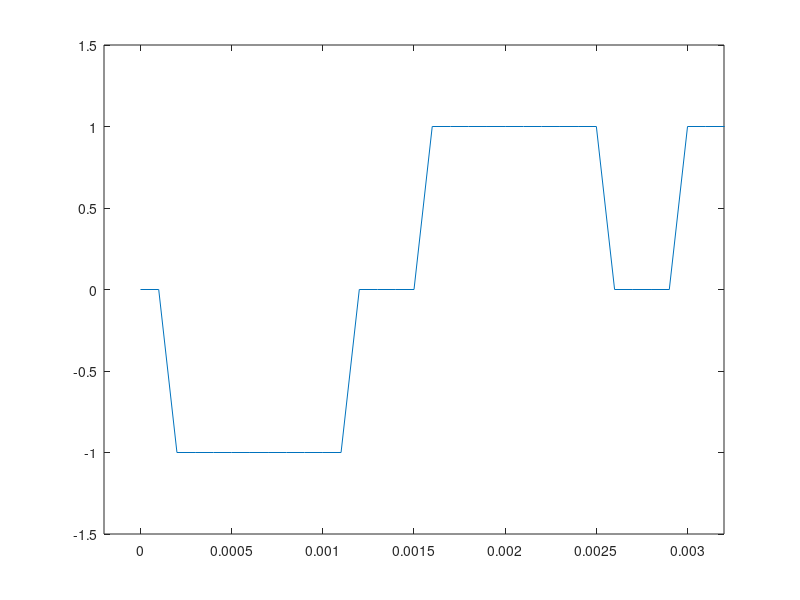

This chart was generated by the following MATLAB code: (Note: this script raises an error after producing the figure.)
%partA
pulse = [zeros(1,2),ones(1,10),zeros(1,2)];
ind1 = [0:1:13];
stem(ind1,pulse);

%partB
rng(00708981);
bits = randi([0 1],1,20);
ind = [1:1:20];
stem(ind,bits);
B = bits;

for i = 1:20
    if B(i) == 0 
        B(i) = -1;
        i = i+1;
    else
        i = i+1;
    end 
end

stem(ind,B);

%partC
negpulse = -pulse;
x = []
for i = 1:20 
    if B(i) == 1
        x = horzcat(x,pulse);
        i = i + 1;
    else 
        x = horzcat(x,negpulse);
        i = i + 1;
    end
end

Fs = 10e3;
t = [0:1/Fs:279/Fs];
plot(t,x);
        
axis([-2/Fs 32/Fs -1.5 1.5]);


%partD
%1
bn0 = [1 0 0 0.9];
a = [1 0 0 0];
f = filter(bn0, a, pulse);

n = 0:1:14;

stem(n,f);

%2
bn1 = [2 0 0 0.9];
bn2 = [4 0 0 0.7];
f1 = filter(bn1,a,pulse);
bn = filter(bn2,a,f1);





    